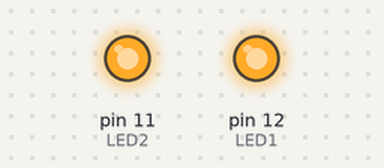
Recording of a sketch running on a simulated Arduino Uno, built with avr-gcc and run on an emulated ATmega328P. On the bench: output pins drawn as LEDs (lit = HIGH).

Above: at 0.75 s.
At 36.2 s:
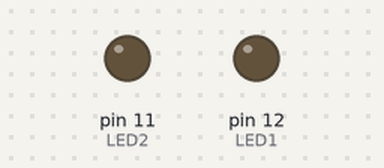
Timing chart, 0 to 39.5 s (numbered marks = the images above):
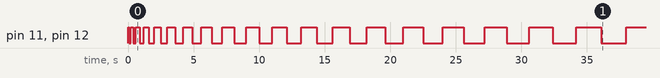

Measured:
- by itself, pin 11 (LED2), pin 12 (LED1): LOW → HIGH at 0.00 s, → LOW 0.10 s later, → HIGH 0.10 s later, → LOW 0.20 s later, … (39 changes in this stretch)

The sketch:

variableChallenge.ino
```cpp
int time = 0 ;
int LED1 =12, LED2 =11;

void setup()
{
	pinMode( LED1 , OUTPUT);
	pinMode( LED2 , OUTPUT);
}

void loop()
{
	time = time + 100 ;
	digitalWrite( LED1 , HIGH );
	digitalWrite( LED2 , HIGH );
	delay( time );
	digitalWrite( LED1 , LOW );
	digitalWrite( LED2 , LOW );
	delay( time );
}
```
